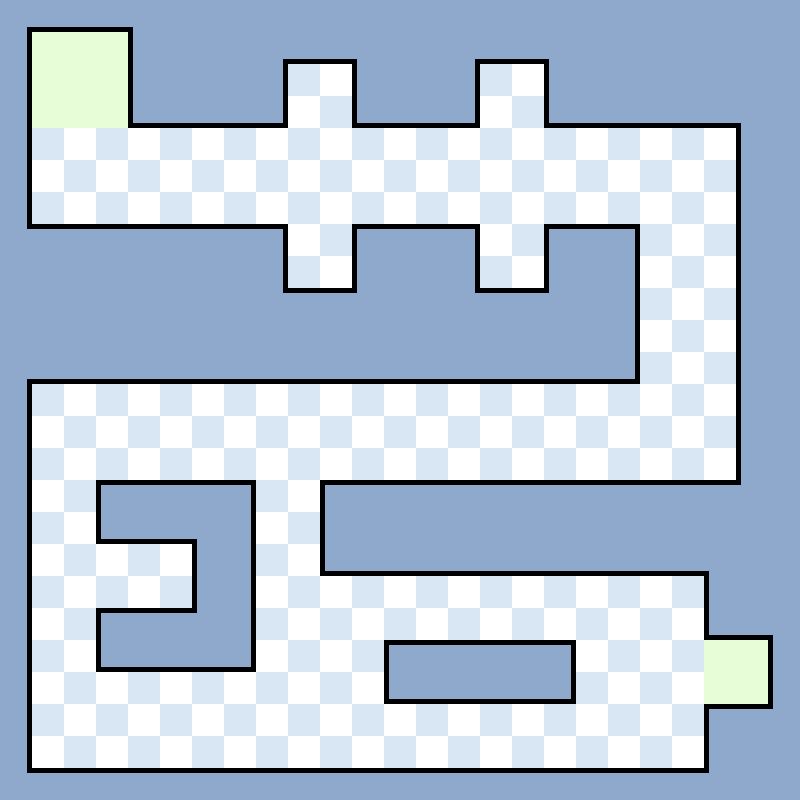

The image is a tile-based game level rendered from a .tmx file. Its description and source (layers, tilesets, objects; grid data summarised) follow:
An orthogonal 25x25 tile map with 32x32 px tiles, 2 tile layers (Suelo, Paredes), 7 tilesets and 1 object (Inicio).

<map version="1.9" tiledversion="1.9.2" orientation="orthogonal" renderorder="right-down" width="25" height="25" tilewidth="32" tileheight="32" infinite="0" nextlayerid="4" nextobjectid="2">
 <tileset firstgid="1" source="SueloFondo.tsx" />
 <tileset firstgid="2" source="Obstaculo1.tsx" />
 <tileset firstgid="3" source="Obstaculo2.tsx" />
 <tileset firstgid="4" source="Obstaculo3.tsx" />
 <tileset firstgid="5" source="SueloMetaJugador.tsx" />
 <tileset firstgid="6" source="SueloGris.tsx" />
 <tileset firstgid="7" source="SueloGrisOscuro.tsx" />
 <layer id="1" name="Suelo" width="25" height="25">
  <data>[625 cells, 293 non-empty, 3 distinct tile ids]</data>
 </layer>
 <layer id="2" name="Paredes" width="25" height="25">
  <data>[625 cells, 332 non-empty, 4 distinct tile ids]</data>
 </layer>
 <objectgroup id="3" name="Posicion">
  <object id="1" name="Inicio" x="79" y="92">
   <point />
  </object>
 </objectgroup>
</map>
